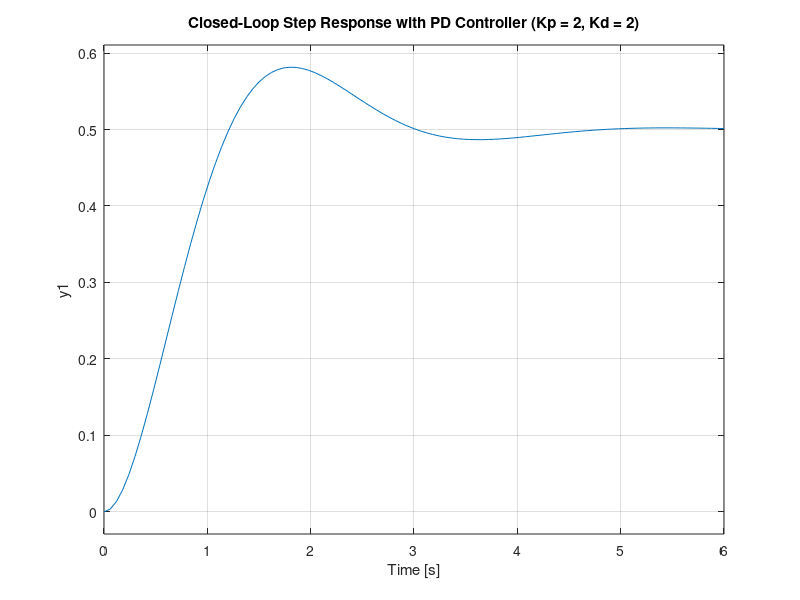

This figure's MATLAB source: (Note: this script raises an error after producing the figure.)
% تعریف پارامترهای کنترلکننده PD
Kp = 2;

% مقادیر مختلف Kd
Kd_values = [2, 8, 20, 50, 100];

% تعریف تابع تبدیل سیستم باز
num = 1;
den = [1 3 4 2];
G = tf(num, den);

% تحلیل برای مقادیر مختلف Kd
for Kd = Kd_values
    % تعریف تابع تبدیل کنترلکننده PD
    C = tf([Kd Kp], 1);
    
    % تشکیل تابع تبدیل حلقه باز سیستم با کنترلکننده
    G_open = series(C, G);
    
    % تشکیل تابع تبدیل حلقه بسته با فیدبک واحد
    G_closed = feedback(G_open, 1);
    
    % رسم پاسخ پله سیستم حلقه بسته
    figure;
    step(G_closed);
    title(['Closed-Loop Step Response with PD Controller (Kp = ' num2str(Kp) ', Kd = ' num2str(Kd) ')']);
    grid on;
    
    % محاسبه پارامترهای پاسخ گذرا
    step_info = stepinfo(G_closed);
    tr = step_info.RiseTime;
    PO = step_info.Overshoot;
    ts = step_info.SettlingTime;
    
    % نمایش نتایج
    fprintf('For Kd = %d:\n', Kd);
    fprintf('Rise Time (tr): %.4f seconds\n', tr);
    fprintf('Overshoot (P.O): %.2f%%\n', PO);
    fprintf('Settling Time (ts): %.4f seconds\n', ts);
    
    % محاسبه خطای حالت ماندگار (theoretical)
    ess = 1/(1 + dcgain(G_closed));
    fprintf('Steady-State Error (ess): %.4f\n', ess);
    fprintf('\n');
end
